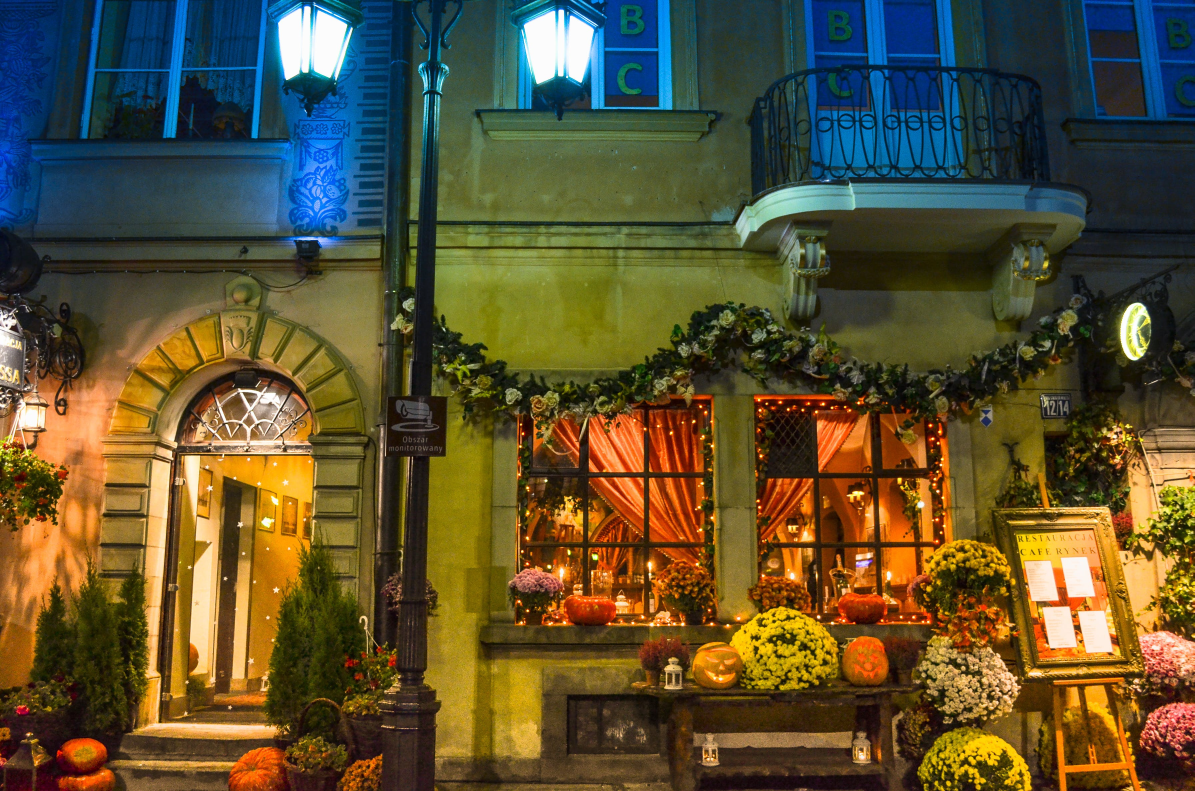
%> input picture samples/image1.jpg, 3583 x 2373 px (shown at 1/3 size)
$ octave main.m   (GNU Octave 9; MATLAB toolbox functions it lacks are replaced by stand-ins)
%> lines starting %> are read from the running program, lines starting %| are printed output that depends on the picture
%> the answer given: 1
%> the answer given: ../samples/image1.jpg
%> the answer given: 1
%> the answer given: 1
### codec_v1.0_I-P/prepare_ycbcr_channels.m
function [Y, Cb, Cr, originalRows, originalCols] = prepare_ycbcr_channels(rgbFrame, blockSizeY, blockSizeC)
%> called with blockSizeY = 8, blockSizeC = 8

    % Convert RGB image into YCbCr color format
    ycbcr_Img = rgb2ycbcr(rgbFrame);

    % Store original image size before adding padding
    [originalRows, originalCols, ~] = size(ycbcr_Img);
%> originalRows = 2373; originalCols = 3583

    % Separate Y, Cb and Cr channels
    Y  = ycbcr_Img(:,:,1);
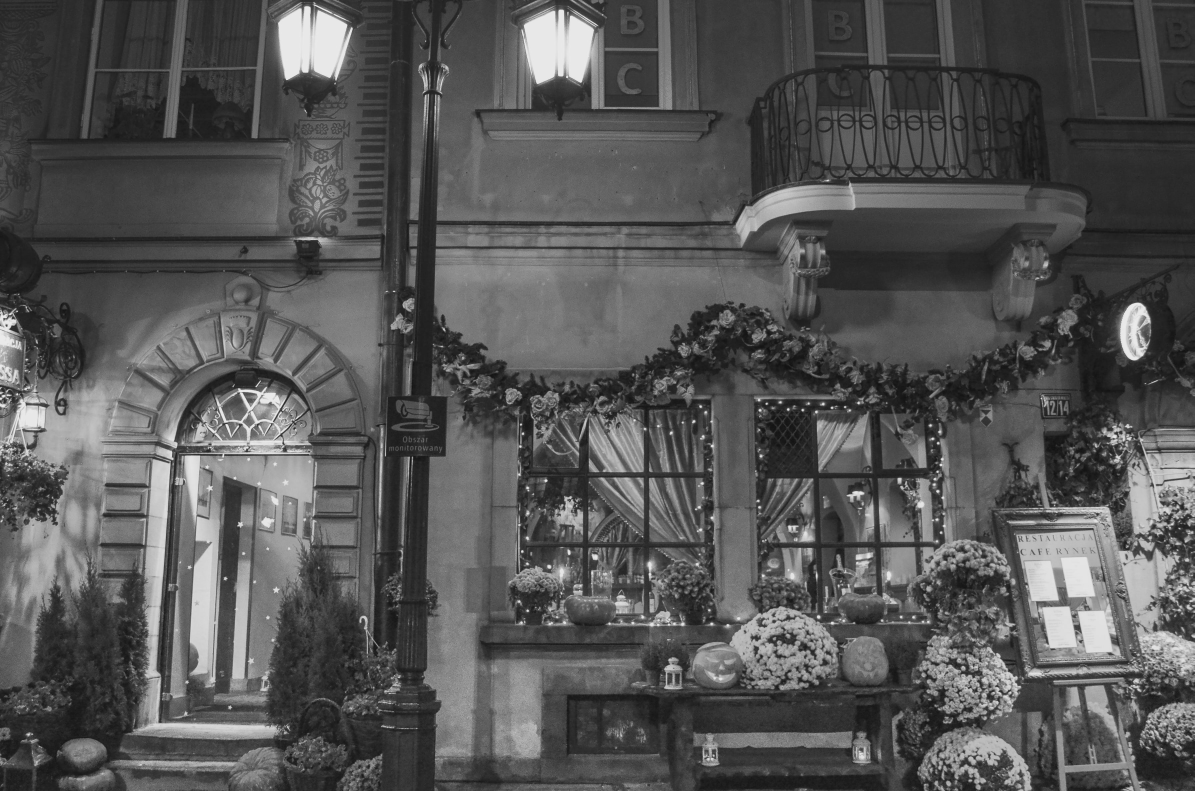
%> Y: size 2373x3583 uint8 (shown at 1/3 size); min 16, max 235, mean 85.1
    Cb = ycbcr_Img(:,:,2);
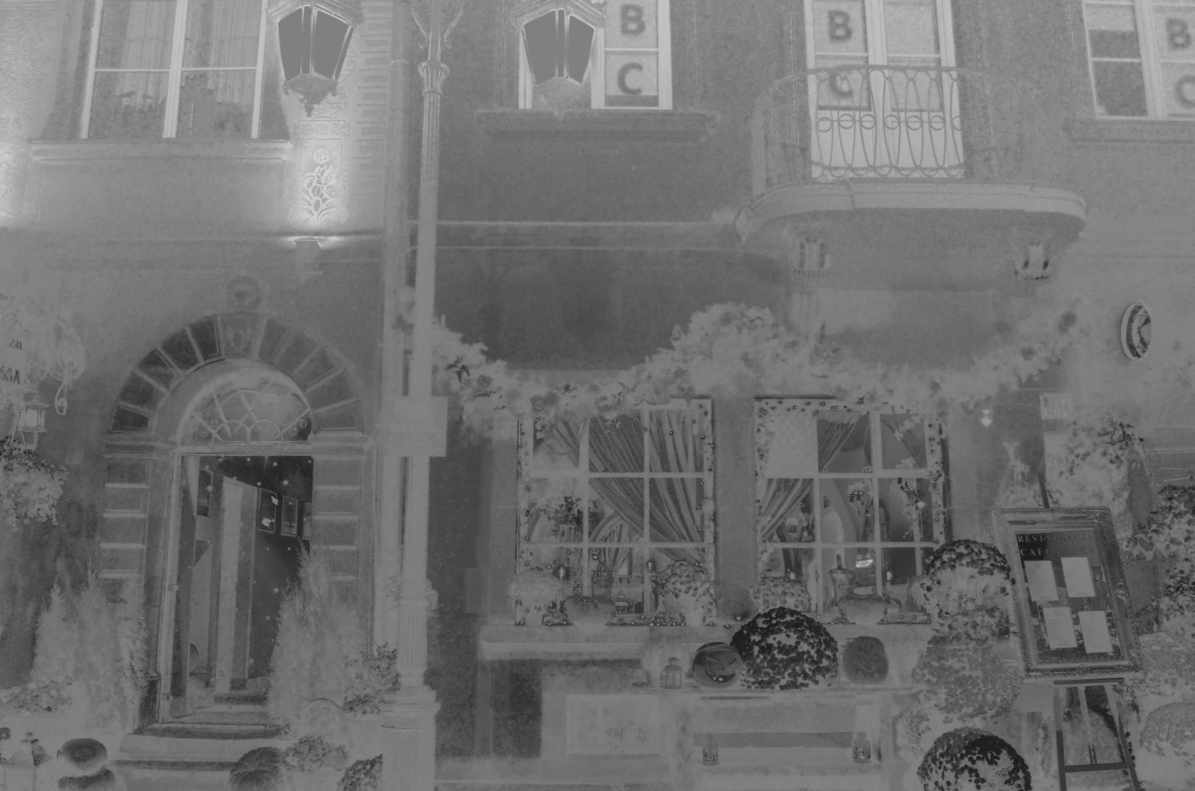
%> Cb: size 2373x3583 uint8 (shown at 1/3 size); min 22, max 215, mean 112.8
    Cr = ycbcr_Img(:,:,3);
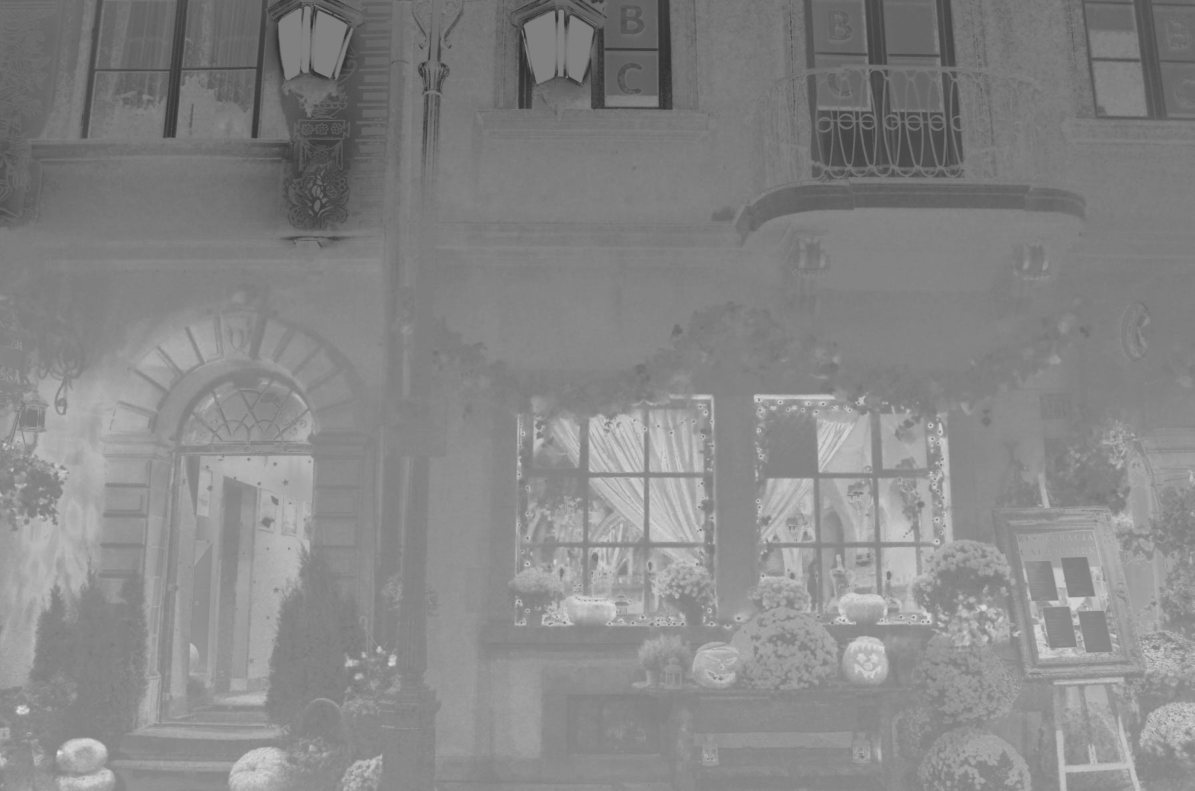
%> Cr: size 2373x3583 uint8 (shown at 1/3 size); min 38, max 238, mean 134.6

    % Reduce Cb and Cr resolution by half (chroma subsampling)
    Cb = imresize(Cb, 0.5, 'bilinear');
%> Cb: size 1187x1792 uint8
    Cr = imresize(Cr, 0.5, 'bilinear');
%> Cr: size 1187x1792 uint8

    % Add padding so channel sizes are multiples of block size
%> the run ends on the next line
    Y  = pad_to_multiple(Y, blockSizeY);
    Cb = pad_to_multiple(Cb, blockSizeC);
    Cr = pad_to_multiple(Cr, blockSizeC);
end

### codec_v1.0_I-P/image_compression.m
function [compressedSize, psnr_val, reconstructedRGB] = image_compression(rgb_Img, scale, T)

    % Convert RGB image into Y, Cb, Cr channels and prepare image blocks
    [Y, Cb, Cr, originalRows, originalCols] = prepare_ycbcr_channels(rgb_Img, 8, 8);

    % Generate quantization matrices for brightness (Y) and color (Cb, Cr)
    % based on the selected compression scale
    [Q_Y, Q_C] = quantization_matrix(scale);

    % Encode each channel block:
    % DCT -> quantization -> zigzag -> RLE
    [all_rle_Y,  rle_lengths_Y]  = encode_channel_blocks(Y,  Q_Y, T);
    [all_rle_Cb, rle_lengths_Cb] = encode_channel_blocks(Cb, Q_C, T);
    [all_rle_Cr, rle_lengths_Cr] = encode_channel_blocks(Cr, Q_C, T);

    % Separate the run counts from RLE data
    count_Y  = all_rle_Y(:,2);
    count_Cb = all_rle_Cb(:,2);
    count_Cr = all_rle_Cr(:,2);

    % Create Huffman dictionary for each channel and encode the RLE values
    [dict_Y,  encoded_data_Y]  = huffman_encode_channel(all_rle_Y(:,1));
    [dict_Cb, encoded_data_Cb] = huffman_encode_channel(all_rle_Cb(:,1));
    [dict_Cr, encoded_data_Cr] = huffman_encode_channel(all_rle_Cr(:,1));

    % Calculate total compressed size from all three Huffman bitstreams
    compressedSize = length(encoded_data_Y) + length(encoded_data_Cb) + length(encoded_data_Cr);

    % Store compressed data and required information for decoding
    compressedData.Y = encoded_data_Y;
    compressedData.Cb = encoded_data_Cb;
    compressedData.Cr = encoded_data_Cr;

    compressedData.count_Y = count_Y;
    compressedData.count_Cb = count_Cb;
    compressedData.count_Cr = count_Cr;

    compressedData.dict_Y = dict_Y;
    compressedData.dict_Cb = dict_Cb;
    compressedData.dict_Cr = dict_Cr;

    compressedData.rle_lengths_Y = rle_lengths_Y;
    compressedData.rle_lengths_Cb = rle_lengths_Cb;
    compressedData.rle_lengths_Cr = rle_lengths_Cr;

    % Store image size information needed during reconstruction
    compressedData.image_size = size(Y);

    % For each channel (Y, Cb, Cr), create a Huffman lookup table and
    % decode the compressed bitstream back into RLE values
    [table_Y, lenTable_Y, maxLen_Y] = build_huffman_table(compressedData.dict_Y);
    value_Y = fast_huffman_decode(compressedData.Y, table_Y, lenTable_Y, maxLen_Y, numel(compressedData.count_Y));

    [table_Cb, lenTable_Cb, maxLen_Cb] = build_huffman_table(compressedData.dict_Cb);
    value_Cb = fast_huffman_decode(compressedData.Cb, table_Cb, lenTable_Cb, maxLen_Cb, numel(compressedData.count_Cb));

    [table_Cr, lenTable_Cr, maxLen_Cr] = build_huffman_table(compressedData.dict_Cr);
    value_Cr = fast_huffman_decode(compressedData.Cr, table_Cr, lenTable_Cr, maxLen_Cr, numel(compressedData.count_Cr));

    % Combine decoded Huffman values with their run counts
    % to recreate the RLE encoded data
    rle_Y  = [value_Y(:),  compressedData.count_Y(:)];
    rle_Cb = [value_Cb(:), compressedData.count_Cb(:)];
    rle_Cr = [value_Cr(:), compressedData.count_Cr(:)];

    % Decode each channel:
    % RLE decoding -> inverse zigzag -> dequantization -> IDCT
    Y_reconstructed  = decode_channel_blocks(rle_Y,  rle_lengths_Y,  Q_Y, T, size(Y));
    Cb_reconstructed = decode_channel_blocks(rle_Cb, rle_lengths_Cb, Q_C, T, size(Cb));
    Cr_reconstructed = decode_channel_blocks(rle_Cr, rle_lengths_Cr, Q_C, T, size(Cr));

    % Convert reconstructed YCbCr channels back to RGB image
    % and calculate PSNR compared with the original image
    [reconstructedRGB, psnr_val] = finalize_reconstruction(Y_reconstructed, Cb_reconstructed, Cr_reconstructed, ...
        originalRows, originalCols, rgb_Img, true);
end

### codec_v1.0_I-P/main.m
clear;
clc;
close all;

%% Select Processing Type
disp('======================================');
disp('        IMAGE / VIDEO COMPRESSION     ');
disp('======================================');

disp('1. Image Compression');
disp('2. Video Compression');

choice = input('Enter your choice: ');

switch choice
    %                 IMAGE COMPRESSION
    case 1
        % Print section header for Image Compression mode
        fprintf('\n--- IMAGE COMPRESSION ---\n');

        % Open a graphical file chooser dialog to pick source image
        [filename, pathname] = uigetfile({'*.png;*.jpg;*.jpeg;*.bmp;*.tif', 'Image Files'}, 'Select Colour Source Image');

        % Check if user canceled file dialog (returns 0)
        if isequal(filename,0)
            % Terminate execution with error message if no file chosen
            error('No image selected');
        end

        % Combine path and filename into a single full file path string
        imagePath = fullfile(pathname,filename);

        % Read pixel data from selected image path into array
        rgb_Img = imread(imagePath);

        % Check third dimension size to ensure image is full RGB (3 channels)
        if size(rgb_Img,3) < 3
            % Throw error if grayscale or single-channel image passed
            error('Please select RGB colour image');
        end

        % Confirm successful image loading in command window
        fprintf('Image selected successfully\n');

        % Generate standard 8x8 Discrete Cosine Transform (DCT) matrix
        T = dctmtx(8);

        disp(' ');
        disp('1. Fixed Quality');
        disp('2. Target Bitrate');

        imageMode = input('Select image mode: ');

        % Branch based on chosen image compression sub-mode
        switch imageMode
            case 1
                disp(' ');
                disp('1. Low Quality');
                disp('2. Medium Quality');
                disp('3. High Quality');

                % Prompt user to choose quality preset level
                q = input('Select quality: ');

                % Branch based on quality level selected
                switch q
                    case 1
                        % Set large quantization scale factor (heavy quantization / lower quality)
                        scale = 10;
                    case 2
                        % Set medium quantization scale factor
                        scale = 5;
                    case 3
                        % Set small quantization scale factor (fine quantization / high quality)
                        scale = 1;
                    otherwise
                        % Throw error for invalid menu input
                        error('Invalid selection');
                end

                % Execute image compression function with selected fixed scale
                [compressedSize, psnr_val, reconstructedRGB] = image_compression(rgb_Img,scale,T);
